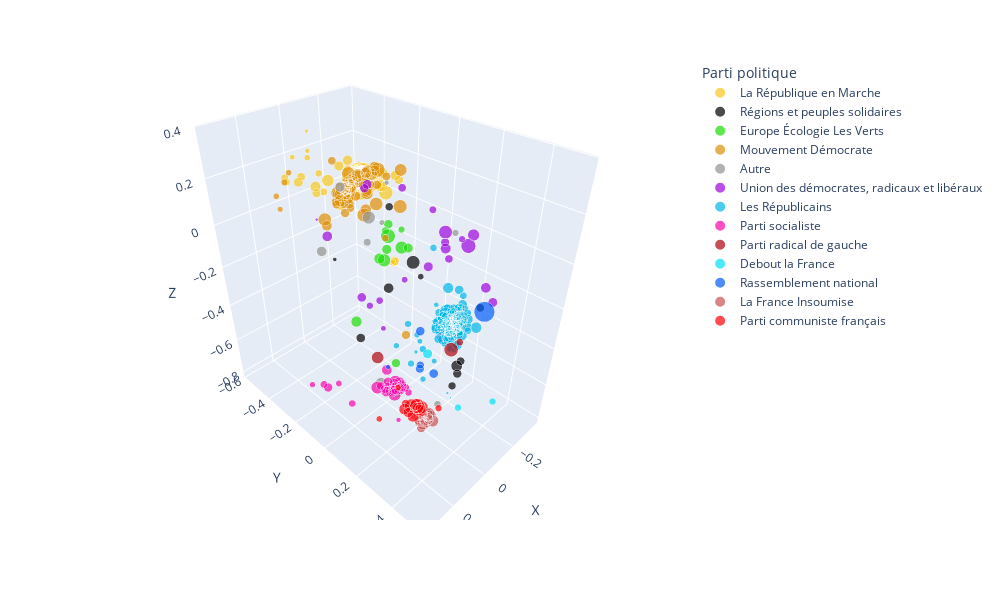

The code cell stored with this chart in its notebook:
### Code cell
colors = {'La République en Marche':"#f7c81e", 'Europe Écologie Les Verts':"#1cde07", 'Autre':"#919491",
           'Les Républicains':'#00b6e8', 'Parti socialiste':'#f705ab', 'Parti radical de gauche': '#b0040f',
           'Debout la France': '#02e1fa', 'Rassemblement national':'#025dfa', 'La France Insoumise' : '#c75255',
           'Parti communiste français': '#ff0008', 'Union des démocrates, radicaux et libéraux':'#9d04de',
            'Mouvement Démocrate': '#de8e04', 'Régions et peuples solidaires':'#000000'}

fig = px.scatter_3d(to_show, x="X", y="Y", z="Z", color='parti', color_discrete_map=colors,
                 hover_name="parti",
                 hover_data={'acteur_id' : False,
                             'uid' : False,
                             'X' : False,
                             'Y' : False,
                             'parti' : False,
                             'assiduite' : False,
                             'Métier' : to_show['metier'],
                             'Nom': to_show['prenom']+' '+to_show['nom'],
                             'Nombre de votes': to_show['assiduite']
                            },
                 size='assiduite',
                 labels={'parti':"Parti politique"},
                 width=1000, height=600)

fig.show()
fig.write_html("embedding_3D.html")

### Figure 1 — Plotly figure (JSON) as saved in the notebook; plotly's stock layout.template omitted (floating-point values rounded to 4 significant figures; data arrays with more than 128 entries replaced by an {"elided": "..."} marker saying what was removed)
{"data": [{"customdata": {"elided": "272x7 mixed values"}, "hovertemplate": "<b>%{hovertext}</b><br><br>Z=%{z}<br>Métier=%{customdata[4]}<br>Nom=%{customdata[5]}<br>Nombre de votes=%{customdata[6]}<extra></extra>", "hovertext": {"elided": "272 str values"}, "legendgroup": "La République en Marche", "marker": {"color": "#f7c81e", "size": {"elided": "272 int values"}, "sizemode": "area", "sizeref": 6.657, "symbol": "circle"}, "mode": "markers", "name": "La République en Marche", "scene": "scene", "showlegend": true, "type": "scatter3d", "x": {"elided": "272 float values"}, "y": {"elided": "272 float values"}, "z": {"elided": "272 float values"}}, {"customdata": [["PA336439", "PA336439", "Régions et peuples solidaires", 232, "Avocat", "Jean-Michel Clément", 232], ["PA605518", "PA605518", "Régions et peuples solidaires", 509, "Profession libérale", "François-Michel Lambert", 509], ["PA607619", "PA607619", "Régions et peuples solidaires", 841, "Professeur du secondaire", "Paul Molac", 841], ["PA719464", "PA719464", "Régions et peuples solidaires", 229, "Professeur du secondaire et technique", "Sébastien Nadot", 229], ["PA719592", "PA719592", "Régions et peuples solidaires", 381, "Responsable formation - Cadre en ressources humaines", "Benoit Simian", 381], ["PA720538", "PA720538", "Régions et peuples solidaires", 620, "Profession rattachée à l'enseignement", "Jennifer De Temmerman", 620], ["PA722268", "PA722268", "Régions et peuples solidaires", 1110, "Directrice médicale et directrice de développement en entreprise", "Martine Wonner", 1110], ["PA333421", "PA333421", "Régions et peuples solidaires", 414, "Directeur du développement", "Bertrand Pancher", 414], ["PA1838", "PA1838", "Régions et peuples solidaires", 377, "Technicien agricole", "Jean Lassalle", 377], ["PA719138", "PA719138", "Régions et peuples solidaires", 784, "Professeur des Universités", "Michel Castellani", 784], ["PA719146", "PA719146", "Régions et peuples solidaires", 477, "Cadre", "Jean-Félix Acquaviva", 477], ["PA719286", "PA719286", "Régions et peuples solidaires", 412, "Médecin", "Paul-André Colombani", 412], ["PA755549", "PA755549", "Régions et peuples solidaires", 95, "chef d'entreprise", "Sylvain Brial", 95]], "hovertemplate": "<b>%{hovertext}</b><br><br>Z=%{z}<br>Métier=%{customdata[4]}<br>Nom=%{customdata[5]}<br>Nombre de votes=%{customdata[6]}<extra></extra>", "hovertext": ["Régions et peuples solidaires", "Régions et peuples solidaires", "Régions et peuples solidaires", "Régions et peuples solidaires", "Régions et peuples solidaires", "Régions et peuples solidaires", "Régions et peuples solidaires", "Régions et peuples solidaires", "Régions et peuples solidaires", "Régions et peuples solidaires", "Régions et peuples solidaires", "Régions et peuples solidaires", "Régions et peuples solidaires"], "legendgroup": "Régions et peuples solidaires", "marker": {"color": "#000000", "size": [232, 509, 841, 229, 381, 620, 1110, 414, 377, 784, 477, 412, 95], "sizemode": "area", "sizeref": 6.657, "symbol": "circle"}, "mode": "markers", "name": "Régions et peuples solidaires", "scene": "scene", "showlegend": true, "type": "scatter3d", "x": [0.03947, 0.2181, 0.03726, 0.142, -2.685e-05, 0.182, 0.07743, -0.1086, 0.04536, 0.03016, -0.0165, 0.03173, -0.09303], "y": [0.3705, 0.08022, 0.3863, 0.2941, 0.01071, 0.1885, 0.2015, 0.3705, 0.3895, 0.3904, 0.364, 0.4064, -0.428], "z": [-0.1312, -0.268, -0.1648, 0.0723, 0.1704, -0.00547, 0.05657, -0.1467, -0.4196, -0.3278, -0.416, -0.2933, -0.2871]}, {"customdata": [["PA718744", "PA718744", "Europe Écologie Les Verts", 1032, "Médecin", "Delphine Bagarry", 1032], ["PA720278", "PA720278", "Europe Écologie Les Verts", 734, "Cadre supérieur (entreprises publiques)", "Matthieu Orphelin", 734], ["PA720298", "PA720298", "Europe Écologie Les Verts", 1000, "Fonctionnaire de catégorie A", "Émilie Cariou", 1000], ["PA720952", "PA720952", "Europe Écologie Les Verts", 273, "Fonctionnaire de catégorie A", "Aurélien Taché", 273], ["PA721142", "PA721142", "Europe Écologie Les Verts", 371, "Cadre supérieur (secteur privé)", "Paula Forteza", 371], ["PA721194", "PA721194", "Europe Écologie Les Verts", 723, "Industriel-Chef d'entreprise", "Frédérique Dumas", 723], ["PA721246", "PA721246", "Europe Écologie Les Verts", 1307, "Chef de projet digital", "Albane Gaillot", 1307], ["PA722126", "PA722126", "Europe Écologie Les Verts", 579, "Autre cadre (secteur privé)", "Guillaume Chiche", 579], ["PA722260", "PA722260", "Europe Écologie Les Verts", 489, "Professeur de faculté", "Cédric Villani", 489], ["PA722344", "PA722344", "Europe Écologie Les Verts", 562, "Professeur certifié de SES", "Hubert Julien-Laferrière", 562], ["PA332614", "PA332614", "Europe Écologie Les Verts", 780, "Fonctionnaire territorial", "Régis Juanico", 780], ["PA335999", "PA335999", "Europe Écologie Les Verts", 480, "Cadre territorial", "Delphine Batho", 480]], "hovertemplate": "<b>%{hovertext}</b><br><br>Z=%{z}<br>Métier=%{customdata[4]}<br>Nom=%{customdata[5]}<br>Nombre de votes=%{customdata[6]}<extra></extra>", "hovertext": ["Europe Écologie Les Verts", "Europe Écologie Les Verts", "Europe Écologie Les Verts", "Europe Écologie Les Verts", "Europe Écologie Les Verts", "Europe Écologie Les Verts", "Europe Écologie Les Verts", "Europe Écologie Les Verts", "Europe Écologie Les Verts", "Europe Écologie Les Verts", "Europe Écologie Les Verts", "Europe Écologie Les Verts"], "legendgroup": "Europe Écologie Les Verts", "marker": {"color": "#1cde07", "size": [1032, 734, 1000, 273, 371, 723, 1307, 579, 489, 562, 780, 480], "sizemode": "area", "sizeref": 6.657, "symbol": "circle"}, "mode": "markers", "name": "Europe Écologie Les Verts", "scene": "scene", "showlegend": true, "type": "scatter3d", "x": [0.1817, 0.1956, 0.09298, 0.05749, 0.1478, 0.1733, 0.1271, 0.122, 0.09734, 0.07937, 0.2072, 0.2502], "y": [0.1665, 0.1588, 0.1612, 0.1267, 0.14, 0.008415, 0.1298, 0.1195, 0.1021, 0.1793, 0.2606, 0.2926], "z": [0.09565, 0.1047, 0.1045, 0.1459, 0.1826, -0.2556, 0.1501, 0.09163, 0.1729, 0.1045, -0.4252, -0.2344]}, {"customdata": {"elided": "68x7 mixed values"}, "hovertemplate": "<b>%{hovertext}</b><br><br>Z=%{z}<br>Métier=%{customdata[4]}<br>Nom=%{customdata[5]}<br>Nombre de votes=%{customdata[6]}<extra></extra>", "hovertext": ["Mouvement Démocrate", "Mouvement Démocrate", "Mouvement Démocrate", "Mouvement Démocrate", "Mouvement Démocrate", "Mouvement Démocrate", "Mouvement Démocrate", "Mouvement Démocrate", "Mouvement Démocrate", "Mouvement Démocrate", "Mouvement Démocrate", "Mouvement Démocrate", "Mouvement Démocrate", "Mouvement Démocrate", "Mouvement Démocrate", "Mouvement Démocrate", "Mouvement Démocrate", "Mouvement Démocrate", "Mouvement Démocrate", "Mouvement Démocrate", "Mouvement Démocrate", "Mouvement Démocrate", "Mouvement Démocrate", "Mouvement Démocrate", "Mouvement Démocrate", "Mouvement Démocrate", "Mouvement Démocrate", "Mouvement Démocrate", "Mouvement Démocrate", "Mouvement Démocrate", "Mouvement Démocrate", "Mouvement Démocrate", "Mouvement Démocrate", "Mouvement Démocrate", "Mouvement Démocrate", "Mouvement Démocrate", "Mouvement Démocrate", "Mouvement Démocrate", "Mouvement Démocrate", "Mouvement Démocrate", "Mouvement Démocrate", "Mouvement Démocrate", "Mouvement Démocrate", "Mouvement Démocrate", "Mouvement Démocrate", "Mouvement Démocrate", "Mouvement Démocrate", "Mouvement Démocrate", "Mouvement Démocrate", "Mouvement Démocrate", "Mouvement Démocrate", "Mouvement Démocrate", "Mouvement Démocrate", "Mouvement Démocrate", "Mouvement Démocrate", "Mouvement Démocrate", "Mouvement Démocrate", "Mouvement Démocrate", "Mouvement Démocrate", "Mouvement Démocrate", "Mouvement Démocrate", "Mouvement Démocrate", "Mouvement Démocrate", "Mouvement Démocrate", "Mouvement Démocrate", "Mouvement Démocrate", "Mouvement Démocrate", "Mouvement Démocrate"], "legendgroup": "Mouvement Démocrate", "marker": {"color": "#de8e04", "size": [776, 1313, 662, 756, 582, 660, 444, 903, 621, 1067, 951, 871, 388, 448, 832, 227, 828, 991, 768, 724, 360, 646, 659, 324, 1016, 1128, 614, 452, 727, 356, 1065, 1035, 1075, 662, 488, 652, 1130, 524, 635, 613, 557, 311, 957, 1058, 711, 1321, 584, 1552, 1434, 493, 1112, 736, 738, 586, 655, 1069, 455, 1147, 1145, 510, 468, 394, 865, 419, 282, 234, 194, 232], "sizemode": "area", "sizeref": 6.657, "symbol": "circle"}, "mode": "markers", "name": "Mouvement Démocrate", "scene": "scene", "showlegend": true, "type": "scatter3d", "x": [0.01111, -0.0373, -0.04166, 0.1355, 0.1167, 0.04156, 0.06481, 0.0655, 0.05126, 0.0132, -0.08291, 0.006559, 0.004481, -0.08646, 0.03951, 0.03326, 0.05143, 0.02979, 0.07575, 0.1082, 0.07885, 0.06494, 0.08849, 0.07529, 0.1146, 0.07164, 0.08229, 0.1149, -0.02442, 0.0596, 0.08588, 0.1133, 0.08491, 0.03868, 0.08003, 0.1232, -0.01043, 0.0304, 0.04445, 0.02325, 0.0843, 0.001172, -0.001044, 0.173, 0.03856, 0.0667, 0.007927, 0.09065, 0.02386, 0.05338, 0.0415, 0.1057, 0.0177, -0.006859, 0.1454, -0.1101, 0.01714, -0.1994, -0.08082, 0.01582, 0.2128, 0.03977, -0.2227, -0.06104, 0.1397, 0.1117, 0.1725, 0.2113], "y": [-0.09707, -0.08631, -0.1058, 0.0335, 0.01968, -0.06221, -0.04145, -0.0342, -0.04418, -0.08249, -0.01481, -0.07207, -0.07744, -0.08951, -0.1488, -0.1187, -0.15, -0.1662, -0.1515, -0.1408, -0.1349, -0.149, -0.1248, -0.1233, -0.07255, -0.1416, -0.1138, -0.144, -0.08833, -0.1315, -0.1242, -0.1204, -0.1695, -0.1356, -0.134, -0.1319, -0.1642, -0.1147, -0.155, -0.1412, -0.1356, -0.006576, -0.1518, -0.1438, -0.1491, -0.1649, -0.1144, -0.1367, -0.173, 0.003752, -0.1559, -0.09861, -0.1577, -0.2135, -0.1686, -0.1701, -0.1806, -0.1234, -0.2111, -0.2138, 0.3012, -0.1369, -0.3448, -0.3701, -0.4207, -0.4262, -0.4217, -0.3785], "z": [0.2686, 0.2706, 0.2755, 0.2164, 0.2684, 0.2739, 0.2854, 0.229, 0.2331, 0.2793, 0.2773, 0.2707, 0.229, 0.2284, 0.2002, 0.2324, 0.2299, 0.1981, 0.2155, 0.2054, 0.2104, 0.213, 0.2222, 0.2311, 0.2399, 0.2172, 0.1857, 0.1657, 0.2709, 0.2199, 0.2236, 0.1896, 0.192, 0.246, 0.2265, 0.1829, 0.2316, 0.2317, 0.2235, 0.1683, 0.1601, 0.03572, 0.2369, 0.1264, 0.2346, 0.2041, 0.2175, 0.2005, 0.1975, 0.2699, 0.259, 0.2179, 0.2214, 0.1004, 0.08104, 0.07954, 0.1034, 0.05291, 0.02605, 0.06969, -0.1255, 0.2327, 0.1246, 0.2156, 0.1708, 0.2005, 0.06675, 0.1506]}, {"customdata": [["PA719448", "PA719448", "Autre", 1034, "Infirmière anesthésiste", "Annie Chapelier", 1034], ["PA721174", "PA721174", "Autre", 269, "Médecin", "Joachim Son-Forget", 269], ["PA2952", "PA2952", "Autre", 141, "Sans profession", "Jean-Luc Warsmann", 141], ["PA702052", "PA702052", "Autre", 633, "Consultant en communication", "Maina Sage", 633], ["PA610775", "PA610775", "Autre", 172, "Cadre supérieur de la fonction publique", "Philippe Gomès", 172], ["PA721094", "PA721094", "Autre", 359, "Fonctionnaire de catégorie A", "Philippe Dunoyer", 359], ["PA643145", "PA643145", "Autre", 419, "Pharmacienne", "Hélène Vainqueur-Christophe", 419], ["PA720988", "PA720988", "Autre", 672, "Retraitée salariée (secteur privé)", "Josette Manin", 672], ["PA721118", "PA721118", "Autre", 311, "Autre profession", "Moetai Brotherson", 311], ["PA702054", "PA702054", "Autre", 620, "Infographiste", "Stéphane Claireaux", 620]], "hovertemplate": "<b>%{hovertext}</b><br><br>Z=%{z}<br>Métier=%{customdata[4]}<br>Nom=%{customdata[5]}<br>Nombre de votes=%{customdata[6]}<extra></extra>", "hovertext": ["Autre", "Autre", "Autre", "Autre", "Autre", "Autre", "Autre", "Autre", "Autre", "Autre"], "legendgroup": "Autre", "marker": {"color": "#919491", "size": [1034, 269, 141, 633, 172, 359, 419, 672, 311, 620], "sizemode": "area", "sizeref": 6.657, "symbol": "circle"}, "mode": "markers", "name": "Autre", "scene": "scene", "showlegend": true, "type": "scatter3d", "x": [0.1235, -0.1231, -0.07297, 0.153, -0.1617, -0.09004, 0.1829, 0.2465, 0.1776, 0.114], "y": [0.03429, 0.2203, -0.07434, -0.2018, -0.1894, -0.2045, 0.2258, 0.2151, 0.4287, -0.1199], "z": [0.1826, 0.09847, 0.2122, -0.04089, -0.03095, -0.1018, -0.4321, -0.3842, -0.3885, 0.2413]}, {"customdata": {"elided": "22x7 mixed values"}, "hovertemplate": "<b>%{hovertext}</b><br><br>Z=%{z}<br>Métier=%{customdata[4]}<br>Nom=%{customdata[5]}<br>Nombre de votes=%{customdata[6]}<extra></extra>", "hovertext": ["Union des démocrates, radicaux et libéraux", "Union des démocrates, radicaux et libéraux", "Union des démocrates, radicaux et libéraux", "Union des démocrates, radicaux et libéraux", "Union des démocrates, radicaux et libéraux", "Union des démocrates, radicaux et libéraux", "Union des démocrates, radicaux et libéraux", "Union des démocrates, radicaux et libéraux", "Union des démocrates, radicaux et libéraux", "Union des démocrates, radicaux et libéraux", "Union des démocrates, radicaux et libéraux", "Union des démocrates, radicaux et libéraux", "Union des démocrates, radicaux et libéraux", "Union des démocrates, radicaux et libéraux", "Union des démocrates, radicaux et libéraux", "Union des démocrates, radicaux et libéraux", "Union des démocrates, radicaux et libéraux", "Union des démocrates, radicaux et libéraux", "Union des démocrates, radicaux et libéraux", "Union des démocrates, radicaux et libéraux", "Union des démocrates, radicaux et libéraux", "Union des démocrates, radicaux et libéraux"], "legendgroup": "Union des démocrates, radicaux et libéraux", "marker": {"color": "#9d04de", "size": [493, 418, 1123, 637, 544, 641, 335, 548, 467, 649, 313, 849, 1336, 401, 687, 562, 246, 282, 511, 282, 176, 45], "sizemode": "area", "sizeref": 6.657, "symbol": "circle"}, "mode": "markers", "name": "Union des démocrates, radicaux et libéraux", "scene": "scene", "showlegend": true, "type": "scatter3d", "x": [0.02054, 0.002223, -0.1636, 0.214, 0.03563, -0.1292, -0.3102, -0.1331, -0.3163, -0.1969, -0.05456, -0.2211, -0.3129, -0.3486, -0.3261, -0.2878, -0.2131, -0.364, -0.1559, -0.1714, -0.168, -0.117], "y": [-0.09538, 0.07395, 0.1437, -0.08375, -0.06475, 0.1922, -0.04272, 0.4042, 0.02783, 0.327, -0.09619, 0.2301, 0.1474, 0.02935, 0.02482, -0.03247, -0.1002, 0.07748, -0.3206, -0.2822, -0.1875, -0.5717], "z": [0.214, 0.2652, 0.0553, 0.09806, 0.2436, -0.4051, 0.02712, -0.1174, -0.1005, -0.1232, -0.3288, 0.05486, -0.06513, -0.1945, -0.135, -0.2349, -0.2996, -0.08423, -0.4792, -0.5168, -0.5993, -0.1451]}, {"customdata": {"elided": "103x7 mixed values"}, "hovertemplate": "<b>%{hovertext}</b><br><br>Z=%{z}<br>Métier=%{customdata[4]}<br>Nom=%{customdata[5]}<br>Nombre de votes=%{customdata[6]}<extra></extra>", "hovertext": ["Les Républicains", "Les Républicains", "Les Républicains", "Les Républicains", "Les Républicains", "Les Républicains", "Les Républicains", "Les Républicains", "Les Républicains", "Les Républicains", "Les Républicains", "Les Républicains", "Les Républicains", "Les Républicains", "Les Républicains", "Les Républicains", "Les Républicains", "Les Républicains", "Les Républicains", "Les Républicains", "Les Républicains", "Les Républicains", "Les Républicains", "Les Républicains", "Les Républicains", "Les Républicains", "Les Républicains", "Les Républicains", "Les Républicains", "Les Républicains", "Les Républicains", "Les Républicains", "Les Républicains", "Les Républicains", "Les Républicains", "Les Républicains", "Les Républicains", "Les Républicains", "Les Républicains", "Les Républicains", "Les Républicains", "Les Républicains", "Les Républicains", "Les Républicains", "Les Républicains", "Les Républicains", "Les Républicains", "Les Républicains", "Les Républicains", "Les Républicains", "Les Républicains", "Les Républicains", "Les Républicains", "Les Républicains", "Les Républicains", "Les Républicains", "Les Républicains", "Les Républicains", "Les Républicains", "Les Républicains", "Les Républicains", "Les Républicains", "Les Républicains", "Les Républicains", "Les Républicains", "Les Républicains", "Les Républicains", "Les Républicains", "Les Républicains", "Les Républicains", "Les Républicains", "Les Républicains", "Les Républicains", "Les Républicains", "Les Républicains", "Les Républicains", "Les Républicains", "Les Républicains", "Les Républicains", "Les Républicains", "Les Républicains", "Les Républicains", "Les Républicains", "Les Républicains", "Les Républicains", "Les Républicains", "Les Républicains", "Les Républicains", "Les Républicains", "Les Républicains", "Les Républicains", "Les Républicains", "Les Républicains", "Les Républicains", "Les Républicains", "Les Républicains", "Les Républicains", "Les Républicains", "Les Républicains", "Les Républicains", "Les Républicains", "Les Républicains", "Les Républicains"], "legendgroup": "Les Républicains", "marker": {"color": "#00b6e8", "size": [307, 1063, 540, 408, 1032, 467, 164, 248, 151, 185, 498, 841, 653, 353, 702, 624, 1180, 1350, 148, 178, 463, 1221, 588, 332, 392, 702, 254, 432, 511, 448, 256, 225, 444, 564, 320, 517, 348, 343, 664, 537, 710, 895, 1049, 441, 189, 640, 431, 480, 309, 592, 807, 1020, 391, 317, 410, 489, 857, 419, 484, 1068, 775, 764, 755, 318, 344, 968, 497, 1074, 1574, 1423, 355, 150, 1920, 683, 732, 417, 465, 620, 500, 645, 957, 809, 674, 300, 323, 548, 328, 210, 305, 343, 176, 286, 305, 171, 186, 88, 151, 210, 288, 219, 251, 36, 17], "sizemode": "area", "sizeref": 6.657, "symbol": "circle"}, "mode": "markers", "name": "Les Républicains", "scene": "scene", "showlegend": true, "type": "scatter3d", "x": [-0.2411, -0.2098, -0.2555, -0.1478, -0.1636, -0.1481, -0.1758, -0.1989, -0.1543, -0.1708, -0.2836, -0.1918, -0.1465, -0.2295, -0.1165, -0.1559, -0.1882, -0.1948, -0.1683, -0.2016, -0.179, -0.1713, -0.1431, -0.2076, -0.2304, -0.1765, -0.2031, -0.2101, -0.2155, -0.2109, -0.1748, -0.1618, -0.233, -0.2074, -0.1538, -0.1895, -0.1579, -0.1779, -0.1613, -0.1744, -0.2154, -0.1569, -0.2058, -0.18, -0.168, -0.1332, -0.1849, -0.1759, -0.1712, -0.1407, -0.1701, -0.1632, -0.1955, -0.2084, -0.176, -0.2205, -0.1647, -0.198, -0.1452, -0.2352, -0.2021, -0.2237, -0.1801, -0.1435, -0.1513, -0.1744, -0.121, -0.1733, -0.241, -0.1782, -0.1544, -0.1728, -0.2044, -0.1683, -0.1592, -0.164, -0.1932, -0.1833, -0.1997, -0.1417, -0.2038, -0.1796, -0.1133, -0.3629, -0.2329, -0.1673, -0.1849, -0.1189, -0.3197, -0.3025, -0.2111, -0.2391, -0.2173, -0.2848, -0.2407, -0.2033, -0.31, -0.2536, -0.1545, -0.1462, -0.3235, -0.1368, -0.08258], "y": [0.2126, 0.1395, 0.1888, 0.2487, 0.2344, 0.2494, 0.231, 0.2463, 0.2041, 0.2083, 0.1446, 0.1675, 0.1456, 0.2357, 0.1886, 0.1694, 0.1804, 0.1498, 0.2065, 0.1929, 0.1876, 0.1944, 0.2285, 0.2604, 0.2008, 0.2552, 0.2148, 0.1807, 0.2528, 0.2181, 0.1723, 0.2156, 0.1871, 0.203, 0.2634, 0.2023, 0.2124, 0.2201, 0.2071, 0.1207, 0.138, 0.2067, 0.2068, 0.192, 0.198, 0.2091, 0.1826, 0.2253, 0.1886, 0.2622, 0.1632, 0.1455, 0.2201, 0.2158, 0.1857, 0.191, 0.2092, 0.1976, 0.212, 0.1625, 0.2273, 0.2884, 0.1473, 0.2325, 0.2034, 0.1794, 0.1813, 0.2019, 0.1855, 0.2399, 0.2714, 0.1168, 0.1545, 0.1814, 0.1561, 0.1409, 0.1996, 0.2305, 0.2135, 0.214, 0.2499, 0.2331, 0.2106, -0.07083, 0.204, 0.1736, 0.1642, -0.05478, 0.03615, 0.1134, 0.09655, -0.09611, 0.02073, 0.08825, -0.01962, -0.008281, 0.1283, -0.0498, 0.006742, 0.08983, -0.001937, 0.2399, 0.297], "z": [-0.3061, -0.3543, -0.3043, -0.3303, -0.3425, -0.4222, -0.3182, -0.3313, -0.3403, -0.3459, -0.267, -0.3948, -0.3966, -0.3104, -0.3627, -0.3856, -0.3746, -0.3659, -0.3506, -0.3447, -0.3723, -0.3858, -0.3827, -0.3755, -0.3025, -0.3846, -0.2881, -0.3223, -0.3246, -0.375, -0.3455, -0.3181, -0.3113, -0.3442, -0.3519, -0.3343, -0.3639, -0.3519, -0.3888, -0.4186, -0.2269, -0.4238, -0.3618, -0.3121, -0.3137, -0.3941, -0.3107, -0.368, -0.3275, -0.4126, -0.371, -0.3732, -0.3208, -0.3392, -0.3442, -0.348, -0.38, -0.363, -0.3774, -0.3403, -0.3617, -0.3528, -0.3522, -0.3628, -0.3788, -0.4005, -0.4154, -0.4202, -0.3759, -0.3041, -0.2817, -0.3011, -0.3394, -0.3589, -0.3835, -0.3247, -0.3654, -0.3861, -0.3866, -0.4025, -0.3571, -0.3917, -0.3973, -0.1882, -0.2408, -0.3295, -0.2976, -0.5958, -0.5564, -0.6209, -0.6516, -0.5602, -0.6301, -0.6006, -0.6219, -0.6576, -0.628, -0.6078, -0.6891, -0.7248, -0.5418, -0.699, -0.6457]}, {"customdata": {"elided": "26x7 mixed values"}, "hovertemplate": "<b>%{hovertext}</b><br><br>Z=%{z}<br>Métier=%{customdata[4]}<br>Nom=%{customdata[5]}<br>Nombre de votes=%{customdata[6]}<extra></extra>", "hovertext": ["Parti socialiste", "Parti socialiste", "Parti socialiste", "Parti socialiste", "Parti socialiste", "Parti socialiste", "Parti socialiste", "Parti socialiste", "Parti socialiste", "Parti socialiste", "Parti socialiste", "Parti socialiste", "Parti socialiste", "Parti socialiste", "Parti socialiste", "Parti socialiste", "Parti socialiste", "Parti socialiste", "Parti socialiste", "Parti socialiste", "Parti socialiste", "Parti socialiste", "Parti socialiste", "Parti socialiste", "Parti socialiste", "Parti socialiste"], "legendgroup": "Parti socialiste", "marker": {"color": "#f705ab", "size": [648, 531, 918, 961, 659, 440, 307, 788, 705, 1004, 342, 474, 557, 958, 962, 1183, 661, 807, 731, 520, 206, 316, 347, 243, 489, 138], "sizemode": "area", "sizeref": 6.657, "symbol": "circle"}, "mode": "markers", "name": "Parti socialiste", "scene": "scene", "showlegend": true, "type": "scatter3d", "x": [0.1861, 0.1522, 0.2398, 0.2087, 0.2376, 0.2607, 0.1526, 0.1704, 0.2049, 0.1884, 0.2399, 0.2479, 0.2143, 0.1973, 0.2487, 0.188, 0.181, 0.1741, 0.1909, 0.164, 0.3442, 0.2366, 0.2865, 0.2334, 0.2652, 0.142], "y": [0.2265, 0.2317, 0.2628, 0.2489, 0.2348, 0.2293, 0.2689, 0.2467, 0.2422, 0.2314, 0.2441, 0.2367, 0.2198, 0.2401, 0.1979, 0.2424, 0.1803, 0.2417, 0.2552, 0.2594, -0.07902, 0.03537, -0.07956, -0.04804, -0.08147, 0.2106], "z": [-0.4236, -0.446, -0.3979, -0.449, -0.4221, -0.381, -0.4646, -0.435, -0.4353, -0.4433, -0.3855, -0.4004, -0.4004, -0.3964, -0.42, -0.4352, -0.3876, -0.4504, -0.3937, -0.4386, -0.5331, -0.6366, -0.5733, -0.5826, -0.6066, -0.6718]}, {"customdata": [["PA336175", "PA336175", "Parti radical de gauche", 1232, "Sans profession déclarée", "Sylvia Pinel", 1232], ["PA605694", "PA605694", "Parti radical de gauche", 328, "Professeur du secondaire", "Olivier Falorni", 328], ["PA608292", "PA608292", "Parti radical de gauche", 910, "Fonctionnaire de catégorie A", "Jeanine Dubié", 910]], "hovertemplate": "<b>%{hovertext}</b><br><br>Z=%{z}<br>Métier=%{customdata[4]}<br>Nom=%{customdata[5]}<br>Nombre de votes=%{customdata[6]}<extra></extra>", "hovertext": ["Parti radical de gauche", "Parti radical de gauche", "Parti radical de gauche"], "legendgroup": "Parti radical de gauche", "marker": {"color": "#b0040f", "size": [1232, 328, 910], "sizemode": "area", "sizeref": 6.657, "symbol": "circle"}, "mode": "markers", "name": "Parti radical de gauche", "scene": "scene", "showlegend": true, "type": "scatter3d", "x": [0.08589, 0.004962, 0.1359], "y": [0.399, 0.3754, 0.08444], "z": [-0.2088, -0.2384, -0.4152]}, {"customdata": [["PA1206", "PA1206", "Debout la France", 300, "Administrateur civil", "Nicolas Dupont-Aignan", 300], ["PA720664", "PA720664", "Debout la France", 291, "Retraité de la fonction publique (hors enseignement)", "José Evrard", 291], ["PA721932", "PA721932", "Debout la France", 561, "Déléguée médicale", "Marie-France Lorho", 561]], "hovertemplate": "<b>%{hovertext}</b><br><br>Z=%{z}<br>Métier=%{customdata[4]}<br>Nom=%{customdata[5]}<br>Nombre de votes=%{customdata[6]}<extra></extra>", "hovertext": ["Debout la France", "Debout la France", "Debout la France"], "legendgroup": "Debout la France", "marker": {"color": "#02e1fa", "size": [300, 291, 561], "sizemode": "area", "sizeref": 6.657, "symbol": "circle"}, "mode": "markers", "name": "Debout la France", "scene": "scene", "showlegend": true, "type": "scatter3d", "x": [0.04989, -0.03069, -0.0975], "y": [0.4297, 0.5247, 0.147], "z": [-0.5026, -0.4589, -0.5033]}, {"customdata": [["PA720468", "PA720468", "Rassemblement national", 522, "Conseiller en communication", "Sébastien Chenu", 522], ["PA720614", "PA720614", "Rassemblement national", 378, "Avocate", "Marine Le Pen", 378], ["PA719608", "PA719608", "Rassemblement national", 2663, "Journaliste et autre média", "Emmanuelle Ménard", 2663], ["PA720822", "PA720822", "Rassemblement national", 465, "Juriste", "Bruno Bilde", 465], ["PA719436", "PA719436", "Rassemblement national", 509, "Ingénieur en informatique", "Nicolas Meizonnet", 509], ["PA720802", "PA720802", "Rassemblement national", 137, "non communiqué", "Catherine Pujol", 137], ["PA720610", "PA720610", "Rassemblement national", 111, "Sans profession déclarée", "Myriane Houplain", 111]], "hovertemplate": "<b>%{hovertext}</b><br><br>Z=%{z}<br>Métier=%{customdata[4]}<br>Nom=%{customdata[5]}<br>Nombre de votes=%{customdata[6]}<extra></extra>", "hovertext": ["Rassemblement national", "Rassemblement national", "Rassemblement national", "Rassemblement national", "Rassemblement national", "Rassemblement national", "Rassemblement national"], "legendgroup": "Rassemblement national", "marker": {"color": "#025dfa", "size": [522, 378, 2663, 465, 509, 137, 111], "sizemode": "area", "sizeref": 6.657, "symbol": "circle"}, "mode": "markers", "name": "Rassemblement national", "scene": "scene", "showlegend": true, "type": "scatter3d", "x": [-0.02576, -0.01468, -0.2904, -0.01881, -0.3065, -0.1072, -0.04753], "y": [0.2431, 0.1796, 0.2745, 0.1747, -0.07563, -0.09549, 0.1838], "z": [-0.5041, -0.4928, -0.3154, -0.518, -0.6314, -0.7469, -0.7966]}, {"customdata": [["PA588884", "PA588884", "La France Insoumise", 473, "Journaliste et autre média", "Clémentine Autain", 473], ["PA718860", "PA718860", "La France Insoumise", 837, "Professeur du secondaire et technique", "Bénédicte Taurine", 837], ["PA718868", "PA718868", "La France Insoumise", 636, "Profession rattachée à l'enseignement", "Michel Larive", 636], ["PA2150", "PA2150", "La France Insoumise", 991, "Professeur", "Jean-Luc Mélenchon", 991], ["PA719578", "PA719578", "La France Insoumise", 959, "Fonctionnaire de catégorie B", "Loïc Prud'homme", 959], ["PA719676", "PA719676", "La France Insoumise", 532, "Employée (autres entreprises publiques)", "Muriel Ressiguier", 532], ["PA720286", "PA720286", "La France Insoumise", 1514, "Salariée du secteur médical", "Caroline Fiat", 1514], ["PA720422", "PA720422", "La France Insoumise", 756, "Employé (secteur privé)", "Adrien Quatennens", 756], ["PA720430", "PA720430", "La France Insoumise", 867, "Fonctionnaire de catégorie A", "Ugo Bernalicis", 867], ["PA720846", "PA720846", "La France Insoumise", 772, "Professeur du secondaire et technique", "Bastien Lachaud", 772], ["PA720892", "PA720892", "La France Insoumise", 1219, "Coordinatrice de projets associatifs", "Mathilde Panot", 1219], ["PA721062", "PA721062", "La France Insoumise", 764, "Employé (secteur privé)", "Jean-Hugues Ratenon", 764], ["PA721202", "PA721202", "La France Insoumise", 1155, "Industriel-Chef d'entreprise", "Éric Coquerel", 1155], ["PA721210", "PA721210", "La France Insoumise", 901, "Professeur de lycée professionnel", "Alexis Corbière", 901], ["PA721226", "PA721226", "La France Insoumise", 838, "Fonctionnaire de catégorie A", "Sabine Rubin", 838], ["PA721960", "PA721960", "La France Insoumise", 1224, "Bibliothécaire", "Danièle Obono", 1224], ["PA722142", "PA722142", "La France Insoumise", 660, "Reporter", "François Ruffin", 660]], "hovertemplate": "<b>%{hovertext}</b><br><br>Z=%{z}<br>Métier=%{customdata[4]}<br>Nom=%{customdata[5]}<br>Nombre de votes=%{customdata[6]}<extra></extra>", "hovertext": ["La France Insoumise", "La France Insoumise", "La France Insoumise", "La France Insoumise", "La France Insoumise", "La France Insoumise", "La France Insoumise", "La France Insoumise", "La France Insoumise", "La France Insoumise", "La France Insoumise", "La France Insoumise", "La France Insoumise", "La France Insoumise", "La France Insoumise", "La France Insoumise", "La France Insoumise"], "legendgroup": "La France Insoumise", "marker": {"color": "#c75255", "size": [473, 837, 636, 991, 959, 532, 1514, 756, 867, 772, 1219, 764, 1155, 901, 838, 1224, 660], "sizemode": "area", "sizeref": 6.657, "symbol": "circle"}, "mode": "markers", "name": "La France Insoumise", "scene": "scene", "showlegend": true, "type": "scatter3d", "x": [0.2653, 0.2335, 0.1818, 0.2473, 0.2048, 0.1834, 0.2501, 0.1983, 0.1986, 0.2426, 0.2133, 0.1611, 0.2384, 0.2626, 0.2471, 0.2366, 0.1975], "y": [0.4329, 0.4064, 0.3979, 0.4155, 0.405, 0.3932, 0.3961, 0.3963, 0.4288, 0.4043, 0.4174, 0.3878, 0.4032, 0.4241, 0.4244, 0.4277, 0.3897], "z": [-0.4379, -0.4171, -0.4876, -0.3926, -0.4366, -0.4773, -0.3998, -0.4922, -0.4576, -0.4377, -0.4211, -0.4909, -0.4226, -0.4104, -0.4395, -0.4174, -0.4913]}, {"customdata": [["PA689", "PA689", "Parti communiste français", 469, "Employée", "Marie-George Buffet", 469], ["PA722202", "PA722202", "Parti communiste français", 1003, "Permanent politique", "Sébastien Jumel", 1003], ["PA267306", "PA267306", "Parti communiste français", 899, "Retraité de l'éducation nationale", "André Chassaigne", 899], ["PA718926", "PA718926", "Parti communiste français", 1407, "Employé (secteur privé)", "Pierre Dharréville", 1407], ["PA720692", "PA720692", "Parti communiste français", 649, "Attaché parlementaire", "Fabien Roussel", 649], ["PA718720", "PA718720", "Parti communiste français", 1140, "Conseiller d'entreprise", "Jean-Paul Dufrègne", 1140], ["PA720546", "PA720546", "Parti communiste français", 917, "Retraité salarié privé", "Alain Bruneel", 917], ["PA721270", "PA721270", "Parti communiste français", 1251, "Employé administratif", "Stéphane Peu", 1251], ["PA721896", "PA721896", "Parti communiste français", 815, "Employée du secteur privé", "Elsa Faucillon", 815], ["PA722110", "PA722110", "Parti communiste français", 897, "Profession rattachée à l'enseignement", "Hubert Wulfranc", 897], ["PA335612", "PA335612", "Parti communiste français", 983, "Fonctionnaire de catégorie B", "Jean-Paul Lecoq", 983], ["PA610654", "PA610654", "Parti communiste français", 285, "Collaborateur parlementaire", "Jean-Philippe Nilor", 285], ["PA721012", "PA721012", "Parti communiste français", 232, "technicienne territoriale", "Manuéla Kéclard-Mondésir", 232], ["PA774962", "PA774962", "Parti communiste français", 227, "Professeure des écoles", "Karine Lebon", 227]], "hovertemplate": "<b>%{hovertext}</b><br><br>Z=%{z}<br>Métier=%{customdata[4]}<br>Nom=%{customdata[5]}<br>Nombre de votes=%{customdata[6]}<extra></extra>", "hovertext": ["Parti communiste français", "Parti communiste français", "Parti communiste français", "Parti communiste français", "Parti communiste français", "Parti communiste français", "Parti communiste français", "Parti communiste français", "Parti communiste français", "Parti communiste français", "Parti communiste français", "Parti communiste français", "Parti communiste français", "Parti communiste français"], "legendgroup": "Parti communiste français", "marker": {"color": "#ff0008", "size": [469, 1003, 899, 1407, 649, 1140, 917, 1251, 815, 897, 983, 285, 232, 227], "sizemode": "area", "sizeref": 6.657, "symbol": "circle"}, "mode": "markers", "name": "Parti communiste français", "scene": "scene", "showlegend": true, "type": "scatter3d", "x": [0.2678, 0.1744, 0.2042, 0.1862, 0.2462, 0.1935, 0.2379, 0.2131, 0.27, 0.2141, 0.1944, 0.1532, 0.3467, 0.1699], "y": [0.3602, 0.3483, 0.3502, 0.3435, 0.3537, 0.3596, 0.3691, 0.3364, 0.3567, 0.3674, 0.3718, 0.4166, 0.3951, 0.1267], "z": [-0.3704, -0.4841, -0.4293, -0.4561, -0.4345, -0.4514, -0.4477, -0.4408, -0.3973, -0.4259, -0.4348, -0.4367, -0.2103, -0.7107]}], "layout": {"height": 600, "legend": {"itemsizing": "constant", "title": {"text": "Parti politique"}, "tracegroupgap": 0}, "margin": {"t": 60}, "scene": {"domain": {"x": [0, 1], "y": [0, 1]}, "xaxis": {"title": {"text": "X"}}, "yaxis": {"title": {"text": "Y"}}, "zaxis": {"title": {"text": "Z"}}}, "width": 1000}}
